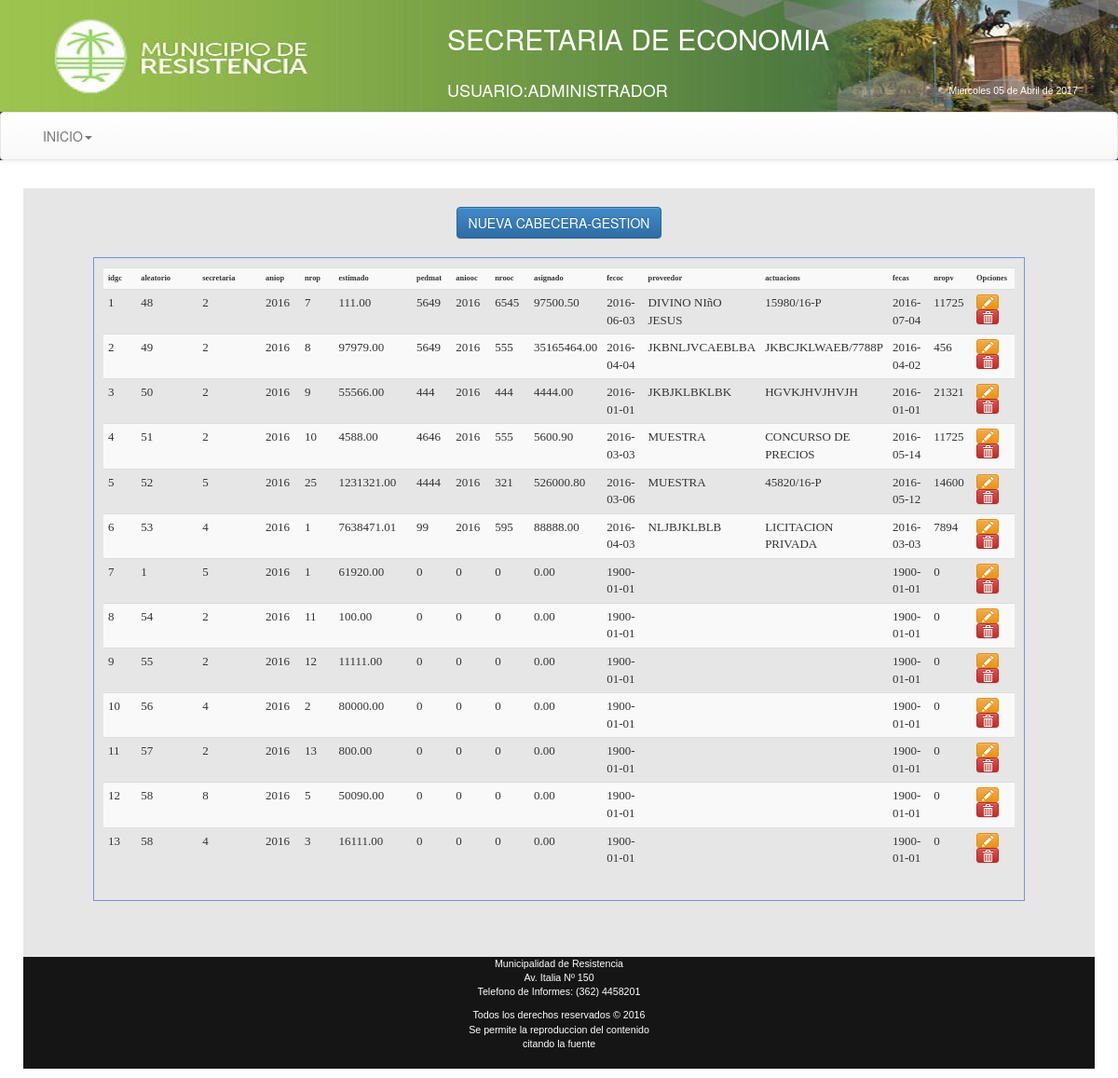
Screenshot of /Economia/views/frmCabeceraGestion.php (signed in) with the database file from the repository.
### tables this page shows
CREATE TABLE `gestioncompra` (
  `idgc` int(11) NOT NULL AUTO_INCREMENT,
  `aleatorio` int(11) NOT NULL,
  `secretaria` int(11) NOT NULL,
  `aniop` int(4) NOT NULL,
  `nrop` int(11) NOT NULL,
  `estimado` decimal(15,2) NOT NULL,
  `pedmat` int(11) NOT NULL,
  `aniooc` int(4) NOT NULL,
  `nrooc` int(11) NOT NULL,
  `asignado` decimal(15,2) NOT NULL,
  `fecoc` date NOT NULL,
  `proveedor` varchar(90) NOT NULL,
  `actuacions` varchar(45) NOT NULL,
  `fecas` date NOT NULL,
  `nropv` int(11) NOT NULL,
  PRIMARY KEY (`idgc`)
);

### Economia/views/frmCabeceraGestion.php (the view, shortened to what this page needs)
<!DOCTYPE html PUBLIC "-//W3C//DTD XHTML 1.0 Transitional//EN" "http://www.w3.org/TR/xhtml1/DTD/xhtml1-transitional.dtd">
<html xmlns="http://www.w3.org/1999/xhtml">
<head>
<link rel="stylesheet" type="text/css" href="../css/estilo.css" media="screen">
<link rel="stylesheet" type="text/css" href="../bootstrap/css/bootstrap.css">
<link rel="stylesheet" type="text/css" href="../bootstrap/css/bootstrap.min.css">
<link rel="stylesheet" type="text/css" href="../bootstrap/css/bootstrap-theme.css">
<link rel="stylesheet" type="text/css" href="../bootstrap/css/bootstrap-theme.min.css">
</head>
<body class="body" style=" background-image: url(../images/bgcity.jpg);
  background-attachment: fixed;">
<header>
<table width="100%" height="120" border="0" background="../images/header2015.jpg">
<tr><td width="40%"></td>
<td><div align="left" style="color:#ffffff;" ><p><h2>SECRETARIA DE ECONOMIA</h2></p>
 </div></td>
</tr>
<tr><td width="40%"></td>
<td><div align="left" style="color:#ffffff;" ><p><h4>USUARIO:<?php echo $_SESSION["apynom"]?></h4></p>
 </div></td>
 <td><div align="left" style="color:#ffffff;" >
<p><h5>
</h5></p>
 </div></td>
</tr>
</table>
<nav class="navbar navbar-default">
<div class="container-fluid">
<div class="collapse navbar-collapse" id="navbar-1">
 <ul class="nav navbar-nav">
 <li class="dropdown">
   <a href="#" class="dropdown-toggle" data-toggle="dropdown" role="button">INICIO<span class="caret"></span></a>
 </li>
 </ul>
 </div>
 </div>
 </nav>
</header>
<div class="container"
style="background-color:#E6E6E6;border-radius: 10px 10px 10px 10px;
-moz-border-radius: 10px 10px 10px 10px;
-webkit-border-radius: 10px 10px 10px 10px;
border: 10px solid #ffffff;">
<body>
<section>
  <table border="0" align="center">
   <tr>
    <td width="150"><button id="nueva-factura" class="btn btn-primary">NUEVA CABECERA-GESTION</button></td>
   </tr>
  </table>
 </section>
    <div class="registros" id="agrega-registros">
        <table class="table table-striped table-condensed table-hover">
         <tr>
          <th width="50" style="font-family:verdana;font-size:60%;">idgc</th><th width="100" style="font-family:verdana;font-size:60%;">aleatorio</th>
          <th width="100" style="font-family:verdana;font-size:60%;">secretaria</th><th width="50" style="font-family:verdana;font-size:60%;">aniop</th>
          <th width="50" style="font-family:verdana;font-size:60%;">nrop</th><th width="100" style="font-family:verdana;font-size:60%;">estimado</th>
          <th width="50" style="font-family:verdana;font-size:60%;">pedmat</th><th width="50" style="font-family:verdana;font-size:60%;">aniooc</th>
          <th width="50" style="font-family:verdana;font-size:60%;">nrooc</th><th width="50" style="font-family:verdana;font-size:60%;">asignado</th><th width="50" style="font-family:verdana;font-size:60%;">fecoc</th><th width="50" style="font-family:verdana;font-size:60%;">proveedor</th><th width="50" style="font-family:verdana;font-size:60%;">actuacions</th>
          <th width="50" style="font-family:verdana;font-size:60%;">fecas</th><th width="50" style="font-family:verdana;font-size:60%;">nropv</th>
          <th width="50" style="font-family:verdana;font-size:60%;">Opciones</th>
         </tr>
          <?php
            $conexion=Conectarse();
            $queryu="SELECT * FROM gestioncompra ORDER BY idgc asc;";
            $registro = mysqli_query($conexion,$queryu);
            while($registro2 = mysqli_fetch_array($registro)){
              echo '<tr style="font-family:Verdana;font-size:Small;">
                    <td>'.$registro2['idgc'].'</td>
                    <td>'.$registro2['aleatorio'].'</td>
                    <td>'.$registro2['secretaria'].'</td>
                    <td>'.$registro2['aniop'].'</td>
                    <td>'.$registro2['nrop'].'</td>
                    <td>'.$registro2['estimado'].'</td>
                    <td>'.$registro2['pedmat'].'</td>
                    <td>'.$registro2['aniooc'].'</td>
                    <td>'.$registro2['nrooc'].'</td>
                    <td>'.$registro2['asignado'].'</td>
                    <td>'.$registro2['fecoc'].'</td>
                    <td>'.$registro2['proveedor'].'</td>
                    <td>'.$registro2['actuacions'].'</td>
                    <td>'.$registro2['fecas'].'</td>
                    <td>'.$registro2['nropv'].'</td>
                    <td><a href="javascript:editarPCMExGest('.$registro2['idgc'].');" class="btn btn-warning btn-xs"><i class="glyphicon glyphicon-pencil"></i></a>
                        <a href="javascript:eliminarPCMExGest('.$registro2['idgc'].');" class="btn btn-danger btn-xs"><i class="glyphicon glyphicon-trash"></i></a>
                    </td>
                    </tr>';
            }
        ?>
       </table>
    </div>
    <br>
<br><br>
<small>
<div class="row" style="height:120px; background-color:#151515;color:#ffffff; font-family:Arial;font-size:8pt;">
<div class="col-md-12" align="center">
    <p>Municipalidad de Resistencia<br />
    Av. Italia Nº 150<br />
    Telefono de Informes: (362) 4458201</p>
    <p>Todos los derechos reservados &copy; 2016<br />
      Se permite la reproduccion del contenido<br />
      citando la fuente
    </p>
  </div>
</div>
</small>
</body>
</div>
</html>

### Economia/css/estilo.css (style rules this page uses)
body { background:#2c3e50; color:#fff; margin:0px; font-family:"Trebuchet MS", Arial, Helvetica, sans-serif; min-width:1000px; }
header { background:#2c3e50; color:#fff; }
section { margin-top:20px; }
.registros { margin:auto; width:1000px; margin-top:20px; border:1px solid #6F96DF; height:auto; padding:10px; }

### rows the page displays
gestioncompra: idgc "1", aleatorio "48", secretaria "2", aniop "2016", nrop "7", estimado "111.00", pedmat "5649", aniooc "2016", nrooc "6545", asignado "97500.50", fecoc "2016-06-03", proveedor "DIVINO NIñO JESUS", actuacions "15980/16-P", fecas "2016-07-04", nropv "11725"
gestioncompra: idgc "2", aleatorio "49", secretaria "2", aniop "2016", nrop "8", estimado "97979.00", pedmat "5649", aniooc "2016", nrooc "555", asignado "35165464.00", fecoc "2016-04-04", proveedor "JKBNLJVCAEBLBA", actuacions "JKBCJKLWAEB/7788P", fecas "2016-04-02", nropv "456"
gestioncompra: idgc "3", aleatorio "50", secretaria "2", aniop "2016", nrop "9", estimado "55566.00", pedmat "444", aniooc "2016", nrooc "444", asignado "4444.00", fecoc "2016-01-01", proveedor "JKBJKLBKLBK", actuacions "HGVKJHVJHVJH", fecas "2016-01-01", nropv "21321"
gestioncompra: idgc "4", aleatorio "51", secretaria "2", aniop "2016", nrop "10", estimado "4588.00", pedmat "4646", aniooc "2016", nrooc "555", asignado "5600.90", fecoc "2016-03-03", proveedor "MUESTRA", actuacions "CONCURSO DE PRECIOS", fecas "2016-05-14", nropv "11725"
gestioncompra: idgc "5", aleatorio "52", secretaria "5", aniop "2016", nrop "25", estimado "1231321.00", pedmat "4444", aniooc "2016", nrooc "321", asignado "526000.80", fecoc "2016-03-06", proveedor "MUESTRA", actuacions "45820/16-P", fecas "2016-05-12", nropv "14600"
gestioncompra: idgc "6", aleatorio "53", secretaria "4", aniop "2016", nrop "1", estimado "7638471.01", pedmat "99", aniooc "2016", nrooc "595", asignado "88888.00", fecoc "2016-04-03", proveedor "NLJBJKLBLB", actuacions "LICITACION PRIVADA", fecas "2016-03-03", nropv "7894"
gestioncompra: idgc "7", aleatorio "1", secretaria "5", aniop "2016", nrop "1", estimado "61920.00", pedmat "0", aniooc "0", nrooc "0", asignado "0.00", fecoc "1900-01-01", fecas "1900-01-01", nropv "0"
gestioncompra: idgc "8", aleatorio "54", secretaria "2", aniop "2016", nrop "11", estimado "100.00", pedmat "0", aniooc "0", nrooc "0", asignado "0.00", fecoc "1900-01-01", fecas "1900-01-01", nropv "0"
gestioncompra: idgc "9", aleatorio "55", secretaria "2", aniop "2016", nrop "12", estimado "11111.00", pedmat "0", aniooc "0", nrooc "0", asignado "0.00", fecoc "1900-01-01", fecas "1900-01-01", nropv "0"
gestioncompra: idgc "10", aleatorio "56", secretaria "4", aniop "2016", nrop "2", estimado "80000.00", pedmat "0", aniooc "0", nrooc "0", asignado "0.00", fecoc "1900-01-01", fecas "1900-01-01", nropv "0"
gestioncompra: idgc "11", aleatorio "57", secretaria "2", aniop "2016", nrop "13", estimado "800.00", pedmat "0", aniooc "0", nrooc "0", asignado "0.00", fecoc "1900-01-01", fecas "1900-01-01", nropv "0"
gestioncompra: idgc "12", aleatorio "58", secretaria "8", aniop "2016", nrop "5", estimado "50090.00", pedmat "0", aniooc "0", nrooc "0", asignado "0.00", fecoc "1900-01-01", fecas "1900-01-01", nropv "0"
gestioncompra: idgc "13", aleatorio "58", secretaria "4", aniop "2016", nrop "3", estimado "16111.00", pedmat "0", aniooc "0", nrooc "0", asignado "0.00", fecoc "1900-01-01", fecas "1900-01-01", nropv "0"

### other values shown
$_SESSION["apynom"] "ADMINISTRADOR"
